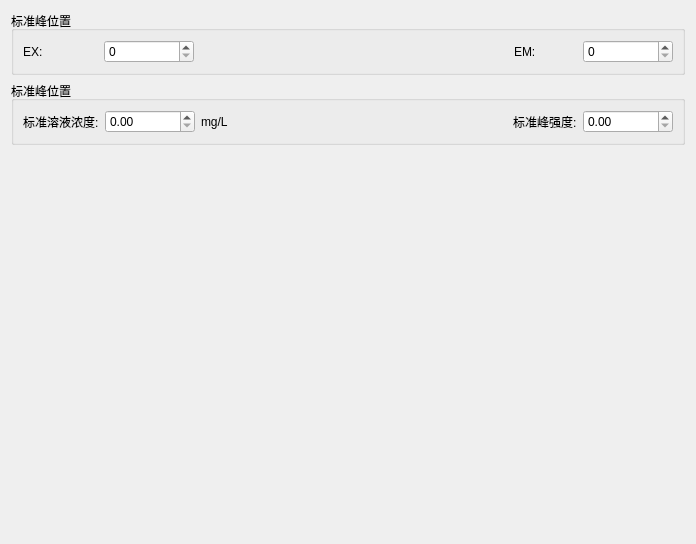
     <widget class="QWidget" name="tab_5">
      <attribute name="title">
       <string>校准参数</string>
      </attribute>
      <layout class="QGridLayout" name="gridLayout_14">
       <item row="0" column="0">
        <widget class="QGroupBox" name="groupBox_7">
         <property name="title">
          <string>标准峰位置</string>
         </property>
         <layout class="QGridLayout" name="gridLayout_12">
          <item row="0" column="0">
           <layout class="QHBoxLayout" name="horizontalLayout_16">
            <item>
             <widget class="QLabel" name="label_19">
              <property name="minimumSize">
               <size>
                <width>75</width>
                <height>0</height>
               </size>
              </property>
              <property name="maximumSize">
               <size>
                <width>51</width>
                <height>16777215</height>
               </size>
              </property>
              <property name="text">
               <string>EX:</string>
              </property>
             </widget>
            </item>
            <item>
             <widget class="QSpinBox" name="spinBox_EX">
              <property name="minimumSize">
               <size>
                <width>90</width>
                <height>0</height>
               </size>
              </property>
              <property name="maximumSize">
               <size>
                <width>90</width>
                <height>16777215</height>
               </size>
              </property>
              <property name="maximum">
               <number>65535</number>
              </property>
             </widget>
            </item>
           </layout>
          </item>
          <item row="0" column="1">
           <spacer name="horizontalSpacer_8">
            <property name="orientation">
             <enum>Qt::Horizontal</enum>
            </property>
            <property name="sizeHint" stdset="0">
             <size>
              <width>279</width>
              <height>20</height>
             </size>
            </property>
           </spacer>
          </item>
          <item row="0" column="2">
           <layout class="QHBoxLayout" name="horizontalLayout_17">
            <item>
             <widget class="QLabel" name="label_20">
              <property name="minimumSize">
               <size>
                <width>63</width>
                <height>0</height>
               </size>
              </property>
              <property name="maximumSize">
               <size>
                <width>100</width>
                <height>16777215</height>
               </size>
              </property>
              <property name="text">
               <string>EM:</string>
              </property>
             </widget>
            </item>
            <item>
             <widget class="QSpinBox" name="spinBox_EM">
              <property name="minimumSize">
               <size>
                <width>90</width>
                <height>0</height>
               </size>
              </property>
              <property name="maximumSize">
               <size>
                <width>90</width>
                <height>16777215</height>
               </size>
              </property>
              <property name="maximum">
               <number>65535</number>
              </property>
             </widget>
            </item>
           </layout>
          </item>
         </layout>
        </widget>
       </item>
       <item row="1" column="0">
        <widget class="QGroupBox" name="groupBox_8">
         <property name="title">
          <string>标准峰位置</string>
         </property>
         <layout class="QGridLayout" name="gridLayout_13">
          <item row="0" column="0">
           <layout class="QHBoxLayout" name="horizontalLayout_5">
            <item>
             <widget class="QLabel" name="label_21">
              <property name="minimumSize">
               <size>
                <width>0</width>
                <height>0</height>
               </size>
              </property>
              <property name="maximumSize">
               <size>
                <width>9999999</width>
                <height>16777215</height>
               </size>
              </property>
              <property name="text">
               <string>标准溶液浓度:</string>
              </property>
             </widget>
            </item>
            <item>
             <widget class="QDoubleSpinBox" name="doubleSpinBox_density">
              <property name="minimumSize">
               <size>
                <width>90</width>
                <height>0</height>
               </size>
              </property>
              <property name="maximum">
               <double>99999999999.000000000000000</double>
              </property>
             </widget>
            </item>
            <item>
             <widget class="QLabel" name="label_23">
              <property name="minimumSize">
               <size>
                <width>0</width>
                <height>0</height>
               </size>
              </property>
              <property name="maximumSize">
               <size>
                <width>9999999</width>
                <height>16777215</height>
               </size>
              </property>
              <property name="text">
               <string>mg/L</string>
              </property>
             </widget>
            </item>
           </layout>
          </item>
          <item row="0" column="1">
           <spacer name="horizontalSpacer_9">
            <property name="orientation">
             <enum>Qt::Horizontal</enum>
            </property>
            <property name="sizeHint" stdset="0">
             <size>
              <width>279</width>
              <height>20</height>
             </size>
            </property>
           </spacer>
          </item>
          <item row="0" column="2">
           <layout class="QHBoxLayout" name="horizontalLayout_6">
            <item>
             <widget class="QLabel" name="label_22">
              <property name="minimumSize">
               <size>
                <width>0</width>
                <height>0</height>
               </size>
              </property>
              <property name="maximumSize">
               <size>
                <width>9999999</width>
                <height>16777215</height>
               </size>
              </property>
              <property name="text">
               <string>标准峰强度:</string>
              </property>
             </widget>
            </item>
            <item>
             <widget class="QDoubleSpinBox" name="doubleSpinBox_peak">
              <property name="minimumSize">
               <size>
                <width>90</width>
                <height>0</height>
               </size>
              </property>
              <property name="maximum">
               <double>999999999999999.000000000000000</double>
              </property>
             </widget>
            </item>
           </layout>
          </item>
         </layout>
        </widget>
       </item>
       <item row="2" column="0">
        <spacer name="verticalSpacer_3">
         <property name="orientation">
          <enum>Qt::Vertical</enum>
         </property>
         <property name="sizeHint" stdset="0">
          <size>
           <width>20</width>
           <height>388</height>
          </size>
         </property>
        </spacer>
       </item>
      </layout>
     </widget>
